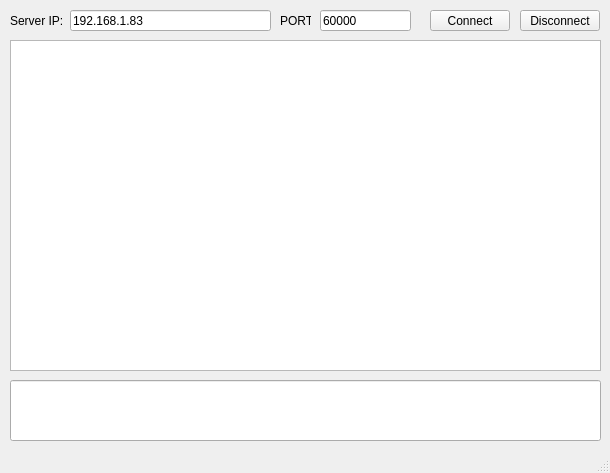
<?xml version="1.0" encoding="UTF-8"?>
<ui version="4.0">
 <class>ChatClient</class>
 <widget class="QMainWindow" name="ChatClient">
  <property name="geometry">
   <rect>
    <x>0</x>
    <y>0</y>
    <width>610</width>
    <height>473</height>
   </rect>
  </property>
  <property name="windowTitle">
   <string>ChatClient</string>
  </property>
  <widget class="QWidget" name="centralWidget">
   <widget class="QTextBrowser" name="text_feed">
    <property name="geometry">
     <rect>
      <x>10</x>
      <y>40</y>
      <width>591</width>
      <height>331</height>
     </rect>
    </property>
   </widget>
   <widget class="QLineEdit" name="send_line">
    <property name="geometry">
     <rect>
      <x>10</x>
      <y>380</y>
      <width>591</width>
      <height>61</height>
     </rect>
    </property>
   </widget>
   <widget class="QLineEdit" name="IP_line">
    <property name="geometry">
     <rect>
      <x>70</x>
      <y>10</y>
      <width>201</width>
      <height>21</height>
     </rect>
    </property>
    <property name="text">
     <string>192.168.1.83</string>
    </property>
   </widget>
   <widget class="QLabel" name="label">
    <property name="geometry">
     <rect>
      <x>10</x>
      <y>10</y>
      <width>61</width>
      <height>21</height>
     </rect>
    </property>
    <property name="text">
     <string>Server IP:</string>
    </property>
   </widget>
   <widget class="QLabel" name="label_2">
    <property name="geometry">
     <rect>
      <x>280</x>
      <y>10</y>
      <width>31</width>
      <height>21</height>
     </rect>
    </property>
    <property name="text">
     <string>PORT:</string>
    </property>
   </widget>
   <widget class="QLineEdit" name="PORT_line">
    <property name="geometry">
     <rect>
      <x>320</x>
      <y>10</y>
      <width>91</width>
      <height>21</height>
     </rect>
    </property>
    <property name="text">
     <string>60000</string>
    </property>
   </widget>
   <widget class="QPushButton" name="connect_button">
    <property name="geometry">
     <rect>
      <x>430</x>
      <y>10</y>
      <width>80</width>
      <height>21</height>
     </rect>
    </property>
    <property name="text">
     <string>Connect</string>
    </property>
   </widget>
   <widget class="QPushButton" name="disconnect_button">
    <property name="geometry">
     <rect>
      <x>520</x>
      <y>10</y>
      <width>80</width>
      <height>21</height>
     </rect>
    </property>
    <property name="text">
     <string>Disconnect</string>
    </property>
   </widget>
  </widget>
  <widget class="QMenuBar" name="menuBar">
   <property name="geometry">
    <rect>
     <x>0</x>
     <y>0</y>
     <width>610</width>
     <height>20</height>
    </rect>
   </property>
  </widget>
  <widget class="QStatusBar" name="statusBar"/>
 </widget>
 <layoutdefault spacing="6" margin="11"/>
 <resources/>
 <connections/>
</ui>
